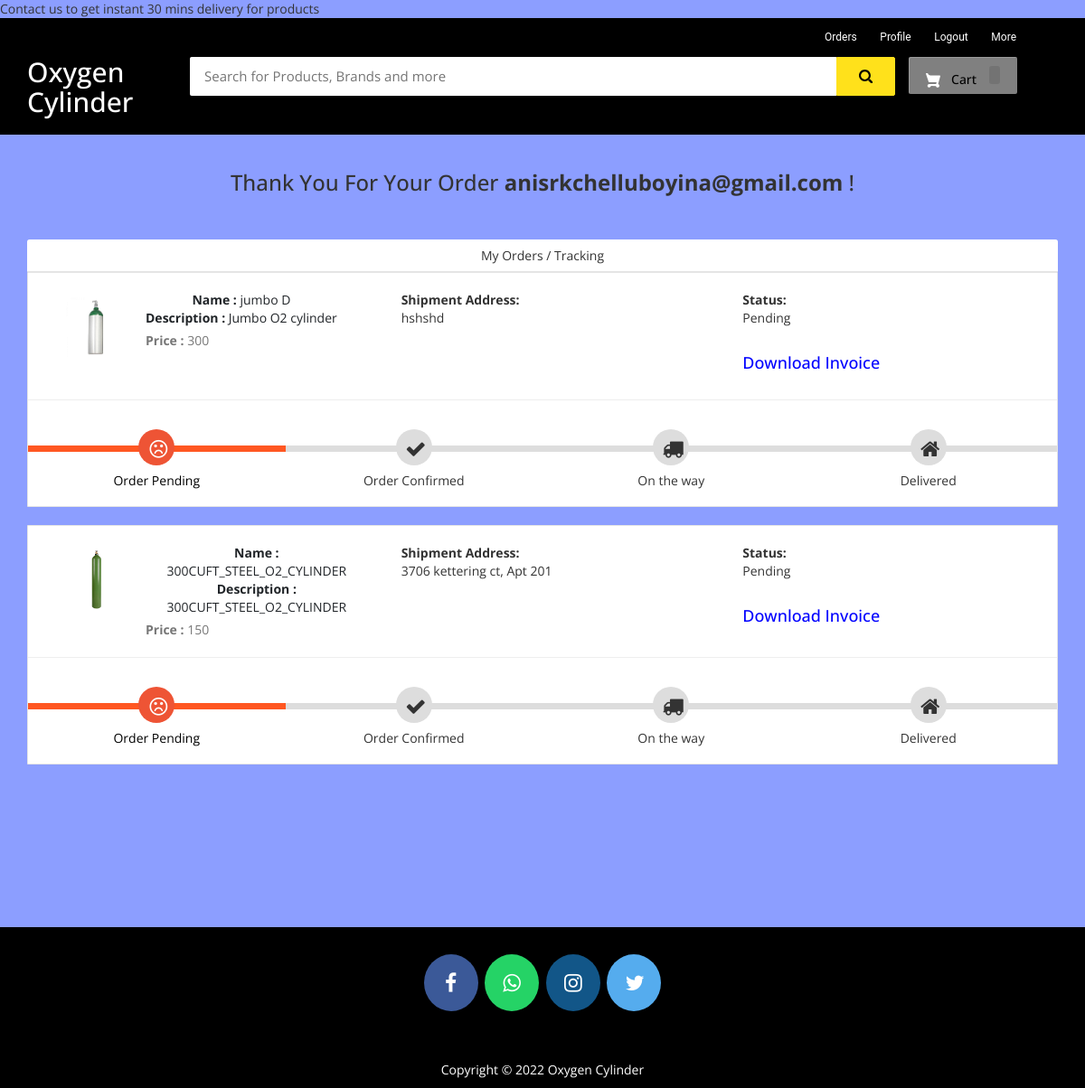
Page /my-order (signed in) on the committed database.
### ecom/models.py (models this page shows, shortened)
class Product(models.Model):
    name=models.CharField(max_length=40)
    product_image= models.ImageField(upload_to='product_image/',null=True,blank=True)
    price = models.PositiveIntegerField()
    description=models.CharField(max_length=40)

class Orders(models.Model):
    STATUS =(
        ('Pending','Pending'),
        ('Order Confirmed','Order Confirmed'),
        ('Out for Delivery','Out for Delivery'),
        ('Delivered','Delivered'),
    )
    customer=models.ForeignKey('Customer', on_delete=models.CASCADE,null=True)
    product=models.ForeignKey('Product',on_delete=models.CASCADE,null=True)
    email = models.CharField(max_length=50,null=True)
    address = models.CharField(max_length=500,null=True)
    mobile = models.CharField(max_length=20,null=True)
    order_date= models.DateField(auto_now_add=True,null=True)
    status=models.CharField(max_length=50,null=True,choices=STATUS)

### ecom/views.py (the view)
# urls.py: path('my-order', views.my_order_view,name='my-order'),
@login_required(login_url='customerlogin')
@user_passes_test(is_customer)
def my_order_view(request):
    customer=models.Customer.objects.get(user_id=request.user.id)
    orders=models.Orders.objects.all().filter(customer_id = customer)
    ordered_products=[]
    for order in orders:
        ordered_product=models.Product.objects.all().filter(id=order.product.id)
        ordered_products.append(ordered_product)
    return render(request,'ecom/my_order.html',{'data':zip(ordered_products,orders)})

### ecom/views.py (called while the page is built)
def is_customer(user):
    return user.groups.filter(name='CUSTOMER').exists()

### templates/ecom/my_order.html (shortened to what this page needs)
{% extends 'ecom/customer_base.html' %}
{% load static %}
{% block content %}
<br>
<h3 style="text-align:center;">Thank You For Your Order  <strong>{{request.user}}</strong> !</h3> <br><br>
<div class="container">
    <header class="card-header" style="text-align:center;"> My Orders / Tracking </header>
    {% for products,order in data %}
    <article class="card">
        <div class="card-body">
            <ul class="row" style="margin-left:20px;margin-top:20px;">
                <li class="col-md-4">
                  <figure class="itemside mb-3">
                    {%for product in products%}
                      <div class="aside"><img src="{% static product.product_image.url %}" class="img-sm border"></div>
                      <figcaption class="info align-self-center">
                          <p class="title"><strong>Name : </strong>{{product.name}} <br> <strong>Description : </strong>{{product.description}}</p> <span class="text-muted"><strong>Price : </strong>{{product.price}} </span>
                      </figcaption>
                  </figure>
                </li>
                <li class="col-md-4">
                    <div class="col"> <strong>Shipment Address:</strong> <br> {{order.address}}</div>
                </li>
                <li class="col-md-4">
                    <div class="col"> <strong>Status:</strong> <br> {{order.status}} </div> <br>
                    <h4><a style="text-decoration:none; color:blue;" href="{% url 'download-invoice' order.id product.id  %}" >Download Invoice</a></h4>
                </li>
                {%endfor%}
            </ul>
            <hr>
            <div class="track">
                {%if order.status == 'Pending' %}
                <div class="step active"> <span class="icon"> <i style="padding-top:5px; padding-right:20px;" class="fa fa-frown-o"></i> </span> <span class="text">Order Pending</span> </div>
                <div class="step "> <span class="icon"> <i style="padding-top:5px; padding-right:20px;" class="fa fa-check"></i> </span> <span class="text"> Order Confirmed</span> </div>
                <div class="step "> <span class="icon"> <i style="padding-top:5px; padding-right:20px;" class="fa fa-truck"></i> </span> <span class="text"> On the way </span> </div>
                <div class="step "> <span class="icon"> <i style="padding-top:5px; padding-right:20px;" class="fa fa-home"></i> </span> <span class="text">Delivered</span> </div>
                {%endif%}
            </div>
        </div>
    </article><br>
    {%endfor%}
</div>
<br><br><br><br><br>
{% endblock content %}

### templates/ecom/customer_base.html (shortened to what this page needs)
<html>
{% load static %}
<head>
<link rel="stylesheet" href="https://maxcdn.bootstrapcdn.com/bootstrap/3.3.0/css/bootstrap.min.css">
<link rel="stylesheet" href="https://maxcdn.bootstrapcdn.com/font-awesome/4.7.0/css/font-awesome.min.css">
</head>
<body>
  <marquee>Contact us to get instant 30 mins delivery for products</marquee>
<div id="navbar">
    <div class="container">
        <div class="row row1">
            <ul class="largenav pull-right">
                <li class="upper-links"><a class="links" href="/my-order">Orders</a></li>
                <li class="upper-links"><a class="links" href="/my-profile">Profile</a></li>
                  <li class="upper-links"><a class="links" href="/logout">Logout</a></li>
                <li class="upper-links dropdown"><a class="links" href="">More</a>
                </li>
            </ul>
        </div>
        <div class="row row2">
            <div class="col-sm-2">
                <h2 style="margin:0px;"><a style="text-decoration:none; color:white;" href="/"><span class="largenav">Oxygen Cylinder </span></a></h2>
            </div>
            <div class="navbar-search smallsearch col-sm-8 col-xs-11">
              <form  action="/search" method="get">
                <div class="row"> <input class="navbar-input col-xs-11" type="search" placeholder="Search for Products, Brands and more" name="query" id="query">
                  <button class="navbar-button col-xs-1" type="submit">
                  </button>
                </div>
              </form>
            </div>
            <div class="cart1 largenav col-sm-2"> <a class="cart-button" href="/cart">  Cart <span class="item-number ">{{ product_count_in_cart }}</span> </a> </div>
        </div>
    </div>
</div>
{% block content %}
{% endblock content %}
<br><br><br>
<footer>
  <p>
    <a id="ftr" href="https://facebook.com/" class="fa fa-facebook"></a>
    <a id="ftr" href="https://api.whatsapp.com/" class="fa fa-whatsapp"></a>
    <a id="ftr" href="https://instagram.com/" class="fa fa-instagram"></a>
    <a id="ftr" href="https://twitter.com/" class="fa fa-twitter"></a>
  </p>
  <br>
  <div class="container">
    <div class="row">
      <div class="col-md-12 col-sm-12">
        <div style="color:#ffffff;" class="wow fadeInUp footer-copyright">
          <p> <br>
            Copyright &copy; 2022 Oxygen Cylinder </p>
        </div>
      </div>
    </div>
  </div>
</footer>
</body>
</html>

### templates/ecom/customer_base.html (style rules this page uses)
body { background-color: #ebe0e0 }
#navbar { background-color: #000; color: black; }
.row1 { padding-top: 10px; padding-right: 50px }
.row2 { padding-bottom: 20px }
.navbar-input { padding: 11px 16px; border-radius: 2px 0 0 2px; border: 0 none; outline: 0 none; font-size: 15px }
.navbar-button { background-color: #ffe11b; border: 1px solid #ffe11b; border-radius: 0 2px 2px 0; color: #565656; padding: 10px 0; height: 43px; cursor: pointer }
.cart-button { background-color: #808080; box-shadow: 0 4px 4px 0 rgba(0, 0, 0, .23), inset 1px 1px 0 0 hsla(0, 0%, 100%, .2); padding: 10px 0; text-align: center; height: 41px; border-radius: 2px; font-weight: 500; width: 120px; display: inline-block; color: #FFFFFF; text-decoration: none; color: inherit; border: none; outline: none }
.cart-svg { display: inline-block; width: 16px; height: 16px; vertical-align: middle; margin-right: 8px }
.item-number { border-radius: 3px; background-color: rgba(0, 0, 0, .1); height: 20px; padding: 3px 6px; font-weight: 500; display: inline-block; color: #fff; line-height: 12px; margin-left: 10px }
.upper-links { display: inline-block; padding: 0 11px; line-height: 23px; font-family: 'Roboto', sans-serif; letter-spacing: 0; color: inherit; border: none; outline: none; font-size: 12px }
.dropdown { position: relative; display: inline-block; margin-bottom: 0px }
.links { color: #fff; text-decoration: none }
.largenav { display: none }
.smallsearch { margin-left: 15px; margin-top: 15px }
footer { padding: 0px 0px 0px 0px; background-color: black; margin: 0px; }
#ftr { padding: 20px; }
.fa { font-size: 23px; width: 60px; text-align: center; text-decoration: none; margin: 5px 2px; border-radius: 50%; }
.fa-facebook { background: #3B5998; color: white; margin-top: 30px; }
.fa-whatsapp { background: #25d366; color: white; }
.fa-twitter { background: #55ACEE; color: white; }
.fa-instagram { background: #125688; color: white; }
p { text-align: center; }
@media screen and (min-width: 768px) { .largenav { display: block } }
@media screen and (min-width: 768px) { .smallsearch { margin: 0px } }

### templates/ecom/my_order.html (style rules this page uses)
body { background-color: #8C9EFF; font-family: 'Open Sans', serif }
.container { margin-top: 0px; margin-bottom: 0px }
.card { position: relative; display: -webkit-box; display: -ms-flexbox; display: flex; -webkit-box-orient: vertical; -webkit-box-direction: normal; -ms-flex-direction: column; flex-direction: column; min-width: 0; word-wrap: break-word; background-color: #fff; background-clip: border-box; border: 1px solid rgba(0, 0, 0, 0.1); border-radius: 0.10rem }
.card-header:first-child { border-radius: calc(0.37rem - 1px) calc(0.37rem - 1px) 0 0 }
.card-header { padding: 0.75rem 1.25rem; margin-bottom: 0; background-color: #fff; border-bottom: 1px solid rgba(0, 0, 0, 0.1) }
.track { position: relative; background-color: #ddd; height: 7px; display: -webkit-box; display: -ms-flexbox; display: flex; margin-bottom: 60px; margin-top: 50px }
.track .step { -webkit-box-flex: 1; -ms-flex-positive: 1; flex-grow: 1; width: 25%; margin-top: -18px; text-align: center; position: relative }
.track .step.active:before { background: #FF5722 }
.track .step::before { height: 7px; position: absolute; content: ""; width: 100%; left: 0; top: 18px }
.track .step.active .icon { background: #ee5435; color: #fff }
.track .icon { display: inline-block; width: 40px; height: 40px; line-height: 40px; position: relative; border-radius: 100%; background: #ddd }
.track .step.active .text { font-weight: 400; color: #000 }
.track .text { display: block; margin-top: 7px }
.itemside { position: relative; display: -webkit-box; display: -ms-flexbox; display: flex; width: 100% }
.itemside .aside { position: relative; -ms-flex-negative: 0; flex-shrink: 0 }
.img-sm { width: 80px; height: 80px; padding: 7px }
ul.row, ul.row-sm { list-style: none; padding: 0 }
.itemside .info { padding-left: 15px; padding-right: 7px }
.itemside .title { display: block; margin-bottom: 5px; color: #212529 }
p { margin-top: 0; margin-bottom: 1rem }

### rows in the picture
Orders: address "hshshd", status "Pending", shows "Order Pending"
Product: product_image (picture), name "jumbo D", description "Jumbo O2 cylinder", price "300"
Orders: address "3706 kettering ct, Apt 201", status "Pending", shows "Order Pending"
Product: product_image (picture), name "300CUFT_STEEL_O2_CYLINDER", description "300CUFT_STEEL_O2_CYLINDER", price "150"

### other values in the picture
{{ request.user }} "anisrkchelluboyina@gmail.com"
